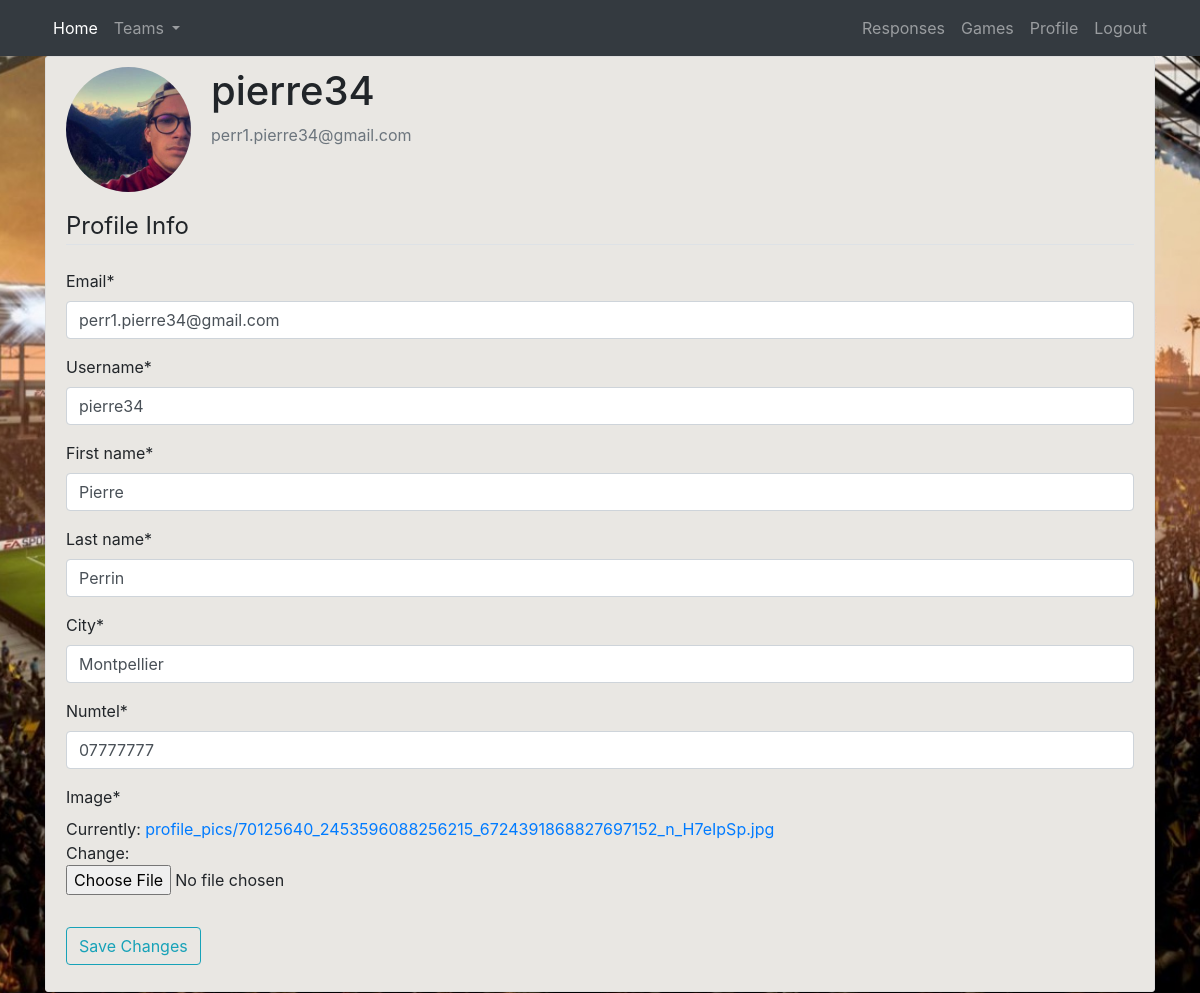
Screenshot of /profile/ (signed in) with the database file from the repository.
### account/models.py (models this page shows, shortened)
class Account(AbstractBaseUser):
	username = models.CharField(max_length=30, unique=True)
	first_name = models.CharField(max_length=30, unique=False)
	last_name = models.CharField(max_length=30, unique=False)
	email = models.EmailField(verbose_name="email", max_length=60, unique=True)
	is_captain = models.BooleanField(default=False)
	city = models.CharField(max_length=30)
	numTel = models.CharField(max_length=10, unique=True)
	image = models.ImageField(default='default.jpg', upload_to='profile_pics')
	date_joined = models.DateTimeField(verbose_name='date joined', auto_now_add=True)
	last_login = models.DateTimeField(verbose_name='last login', auto_now=True)
	is_admin = models.BooleanField(default=False)
	is_active = models.BooleanField(default=True)
	is_staff = models.BooleanField(default=False)
	is_superuser = models.BooleanField(default=False)
	USERNAME_FIELD = 'email'
	REQUIRED_FIELDS = ['username','first_name','last_name','is_captain', 'city', 'numTel']
	objects = MyAccountManager()

### account/views.py (the view)
# urls.py: path('profile/', account_views.profile_view, name='profile'),
@login_required
def profile_view(request):
	if request.method == 'POST':
		a_form = AccountUpdateForm(request.POST, instance=request.user)
		context = {'a_form':a_form}
		if a_form.is_valid():
			a_form.save()
			messages.success(request, f'Your account has been updated!')
			return redirect('profile')
	else:
		a_form = AccountUpdateForm(instance=request.user)
	context = {
		'a_form': a_form
	}
	return render(request, 'account/profile.html', context)

### account/forms.py
class AccountUpdateForm(forms.ModelForm):
	email = forms.EmailField()
	numTel = forms.CharField(required=True)
	class Meta:
		model = Account
		fields = ('email', 'username', 'first_name', 'last_name', 'city', 'numTel', 'image')

### account/templates/account/profile.html (shortened to what this page needs)
{% extends "project/base.html" %}
{% load crispy_forms_tags %}
{% block content %}
	<div class="profile-section">
		<div class="media">
			<img class="rounded-circle account-img" src="{{ user.image.url }}">
			<div class="media-body">
				<h2 class="account-heading">{{ user.username }}</h2>
				<p class="text-secondary">{{ user.email }}</p>
			</div>
		</div>
		<form method="POST" enctype="multipart/form-data">
			<fieldset class="form-group">
				<legend class="border-bottom mb-4">Profile Info</legend>
				{{ a_form|crispy }}
			</fieldset>
			<div class="form-group">
				<button class="btn btn-outline-info" type="submit">Save Changes</button>
			</div>
		</form>
	</div>
{% endblock content %}

### project/static/project/main3.css (style rules this page uses)
body { background-image: url("./home-image2.jpg"); background-attachment: fixed; background-position: center; background-repeat: no-repeat; background-size: cover; }
.profile-section { background: #E9E7E3; padding: 10px 20px; border: 1px solid #dddddd; border-radius: 3px; margin-bottom: 20px; }
.account-img { height: 125px; width: 125px; margin-right: 20px; margin-bottom: 16px; }
.account-heading { font-size: 2.5rem; }

### rows the page displays
Account: image (picture), username "pierre34", email "perr1.pierre34@gmail.com", first_name "Pierre", last_name "Perrin", city "Montpellier", numTel "07777777"
